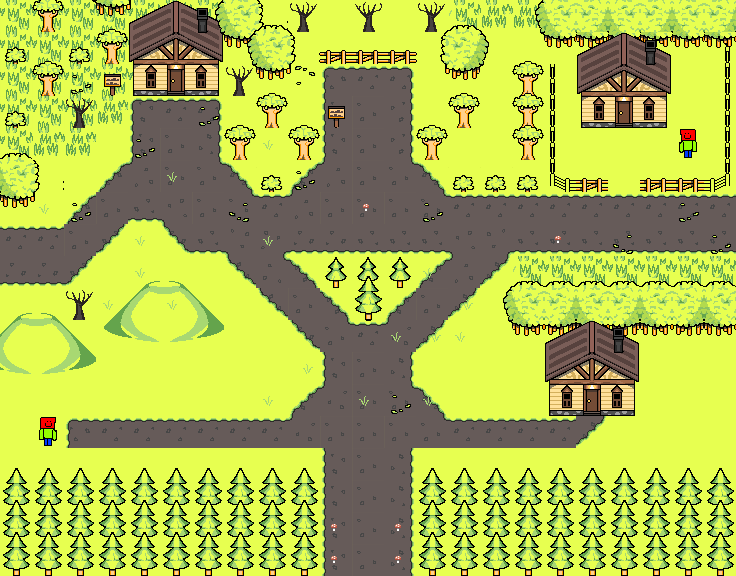

A 2D game scene composited from a Tiled map and its tileset images. What follows is a short description and the map's XML, with each tile layer's data collapsed to a summary:
An orthogonal 23x18 tile map with 32x32 px tiles, 13 tile layers (Warstwa Kafelków 1, Warstwa Kafelków 9, Warstwa Kafelków 2, Warstwa Kafelków 12, ...), 2 tilesets.

<map version="1.10" tiledversion="1.10.2" orientation="orthogonal" renderorder="right-down" width="23" height="18" tilewidth="32" tileheight="32" infinite="0" nextlayerid="14" nextobjectid="1">
 <tileset firstgid="1" source="Untitled1075_20240108165044.tsx" />
 <tileset firstgid="451" source="Untitled1076_20240112213025.tsx" />
 <layer id="1" name="Warstwa Kafelków 1" width="23" height="18">
  <data>[414 cells, 414 non-empty, 3 distinct tile ids]</data>
 </layer>
 <layer id="9" name="Warstwa Kafelków 9" width="23" height="18">
  <data>[414 cells, 10 non-empty, 3 distinct tile ids]</data>
 </layer>
 <layer id="2" name="Warstwa Kafelków 2" width="23" height="18">
  <data>[414 cells, 27 non-empty, 22 distinct tile ids]</data>
 </layer>
 <layer id="12" name="Warstwa Kafelków 12" width="23" height="18">
  <data>[414 cells, 0 non-empty, 0 distinct tile ids]</data>
 </layer>
 <layer id="3" name="Warstwa Kafelków 3" width="23" height="18">
  <data>[414 cells, 64 non-empty, 14 distinct tile ids]</data>
 </layer>
 <layer id="7" name="Warstwa Kafelków 7" width="23" height="18">
  <data>[414 cells, 27 non-empty, 10 distinct tile ids]</data>
 </layer>
 <layer id="4" name="Warstwa Kafelków 4" width="23" height="18">
  <data>[414 cells, 182 non-empty, 41 distinct tile ids]</data>
 </layer>
 <layer id="5" name="Warstwa Kafelków 5" width="23" height="18">
  <data>[414 cells, 54 non-empty, 16 distinct tile ids]</data>
 </layer>
 <layer id="6" name="Warstwa Kafelków 6" width="23" height="18">
  <data>[414 cells, 3 non-empty, 1 distinct tile ids]</data>
 </layer>
 <layer id="8" name="Warstwa Kafelków 8" width="23" height="18">
  <data>[414 cells, 31 non-empty, 5 distinct tile ids]</data>
 </layer>
 <layer id="10" name="Warstwa Kafelków 10" width="23" height="18">
  <data>[414 cells, 4 non-empty, 2 distinct tile ids]</data>
 </layer>
 <layer id="11" name="Warstwa Kafelków 11" width="23" height="18">
  <data>[414 cells, 63 non-empty, 7 distinct tile ids]</data>
 </layer>
 <layer id="13" name="Warstwa Kafelków 13" width="23" height="18">
  <data>[414 cells, 30 non-empty, 1 distinct tile ids]</data>
 </layer>
</map>
